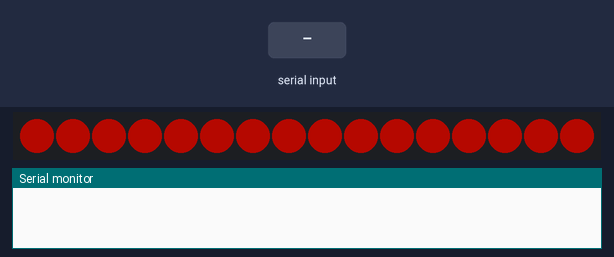
The sketch below on a simulated ATtiny85, built with avr-gcc and run on an emulated ATtiny85. On the bench: 16 RGB LEDs in strip order, left to right, the last lines printed to the serial monitor. The test bench sets the inputs (shaded band). Dim RGB values are drawn brighter than linear.

Above: at 1.4 s.
1.5 s: "RGB:\n" received over Serial
At 2.5 s:
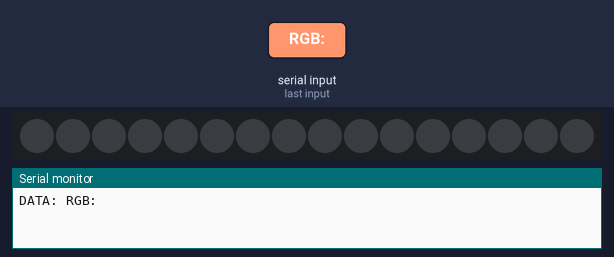
3.0 s: "90,45,200\n" received over Serial
4.5 s: "90,45\n" received over Serial
Timing chart, 0 to 7.5 s (numbered marks = the images above; inputs shaded):
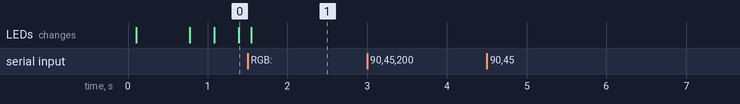

Measured:
- after the input at 1.5 s, the LEDs: change after 0.05 s (image 1)

The sketch:

old-do-not-use.ino
```cpp
#include <Adafruit_NeoPixel.h>

#ifdef __AVR__
 #include <avr/power.h>
#endif

// Which pin on the Arduino is connected to the NeoPixels?
#define NEOPIXEL_PIN 8

// How many NeoPixels are attached to the Arduino?
#define NUMPIXELS 16

// Declare our NeoPixel strip object:
Adafruit_NeoPixel strip = Adafruit_NeoPixel(NUMPIXELS, NEOPIXEL_PIN, NEO_GRB + NEO_KHZ800);

String serialInput;
int r, g, b, brightness;
bool useFadingMode;

void setup() {
#if defined(__AVR_ATtiny85__) && (F_CPU == 16000000)
  clock_prescale_set(clock_div_1);
#endif

  Serial.begin(9600);
  strip.begin();

  useFadingMode = true;

  // default brightness/color values
  setBrightnessValues(64);
  setColorValues(255, 0, 0);
}


void loop() {
  checkSerialInput();
  delay(100);

  if (useFadingMode) {
    colorFade(255, 0, 0); //red
    colorFade(255, 165, 0); //orange
    colorFade(255, 255, 0); //yellow
    colorFade(0,255,0); // green
    colorFade(0,0,255); // blue
    colorFade(75,0,130); //indigo
    colorFade(238,130,238); // violet
  }
}

void checkSerialInput() {
  if (Serial.available() > 0) {
    serialInput = Serial.readStringUntil('\n');
    Serial.print("DATA: ");
    Serial.println(serialInput);
    if (serialInput.startsWith("RGB:")) {
      String rgbSubstring = serialInput.substring(4);
      char rgbCharArray[rgbSubstring.length() + 1];
      strcpy(rgbCharArray, rgbSubstring.c_str());

      char *p = rgbCharArray;
      char *color;
      int counter = 0;
      while ((color = strtok_r(p, ",", &p)) != NULL) {
        counter++;
        if (counter == 1) {
          r = atoi(color);
        }
        else if (counter == 2) {
          g = atoi(color);
        }
        else if (counter == 3) {
          b = atoi(color);
        }
        else if (counter == 4) {
          brightness = atoi(color);
        }
        else {
          break;
        }
      }

      if (useFadingMode && r != 999) {
        // we were in fading mode but now need to leave and set the new color
        useFadingMode = false;
        setColorValues(r, g, b);
      }
      else if (!useFadingMode && r == 999) {
        // we were NOT in fading mode but now need to go into it
        useFadingMode = true;
      }
      else if (!useFadingMode && r != 999) {
        // normal (non-fading mode), and we have a new value to set
        setColorValues(r, g, b);
      }

      // always set brightness value, even in fading loop
      setBrightnessValues(brightness);
    }
  }
}

void colorFade(uint8_t r, uint8_t g, uint8_t b) {
  if (!useFadingMode) {
    return;
  }

  // assume all pixels are the same color
  uint8_t curr_r, curr_g, curr_b;
  uint32_t curr_col = strip.getPixelColor(0); // get the current colour of first pixel
  curr_b = curr_col & 0xFF; curr_g = (curr_col >> 8) & 0xFF; curr_r = (curr_col >> 16) & 0xFF;  // separate into RGB components

  while ((curr_r != r) || (curr_g != g) || (curr_b != b)){  // while the curr color is not yet the target color
        if (curr_r < r) curr_r++; else if (curr_r > r) curr_r--;  // increment or decrement the old color values
        if (curr_g < g) curr_g++; else if (curr_g > g) curr_g--;
        if (curr_b < b) curr_b++; else if (curr_b > b) curr_b--;
        for(uint16_t i = 0; i < strip.numPixels(); i++) {
           strip.setPixelColor(i, curr_r, curr_g, curr_b);  // set the color
        }

        strip.show();
        delay(75);  // add a delay if its too fast
        checkSerialInput();
        if (!useFadingMode) {
          return;
       }
  }
}

void setColorValues(int red, int green, int blue) {
  for (int i = 0; i < NUMPIXELS; i++) {
    strip.setPixelColor(i, red, green, blue);
  }

  strip.show();
  delay(100);
}

void setBrightnessValues(int brightness) {
  strip.setBrightness(brightness);
  strip.show();
  delay(100);
}
```
